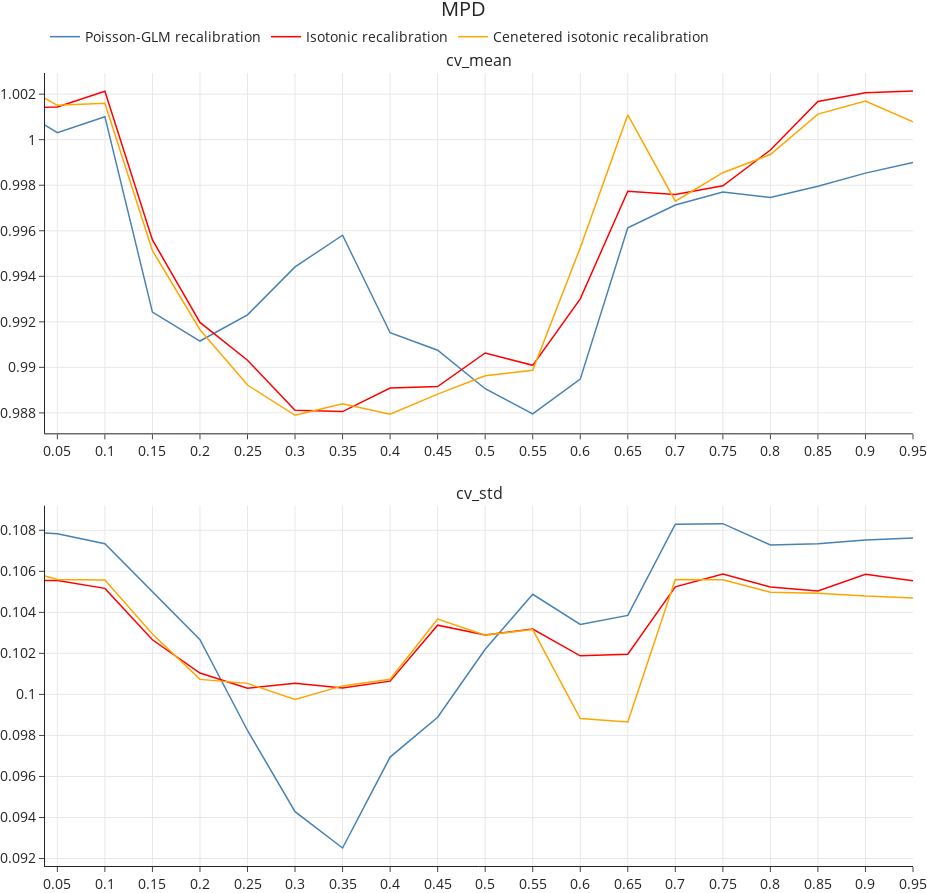

Notebook cell for this chart:
### Code cell
def get_stats_for_metric(metrics_cv_stats_lst: List[pd.DataFrame], ratios_lst: List[float], dataset: str, metric_short_name: str):
    idx = f"{dataset}_{metric_short_name}"
    df = pd.concat([metrics_cv_stats.loc[[idx],:] for metrics_cv_stats in metrics_cv_stats_lst])
    df.index = ratios_lst
    return df

def plot_means_and_std_cv_exps(metric: str, yscale: str = None):#(metric: MetricEnum):
    # metric = Metric.from_enum(metric)
    # metric_short_name = metric.get_short_name()
    # metric_name = metric.get_name()
    metric_short_name = metric
    metric_name = metric_short_name
    exp1_ts = get_stats_for_metric(exp1_metrics_cv_stats_lst, ratios_lst=ratios_lst, dataset="test", metric_short_name=metric_short_name)
    exp2_ts = get_stats_for_metric(exp2_metrics_cv_stats_lst, ratios_lst=ratios_lst, dataset="test", metric_short_name=metric_short_name)
    exp3_ts = get_stats_for_metric(exp3_metrics_cv_stats_lst, ratios_lst=ratios_lst, dataset="test", metric_short_name=metric_short_name)
    fig = plot_ts(exp1_ts, engine="plotly", name="Poisson-GLM recalibration", title=metric_name)
    plot_ts(exp2_ts, fig=fig, name="Isotonic recalibration", color="red")
    plot_ts(exp3_ts, fig=fig, name="Cenetered isotonic recalibration", color="orange")
    if yscale is not None:
        fig.update_yaxes(type=yscale)
    fig.show()

plot_means_and_std_cv_exps("MPD")

### Figure 1 — Plotly figure (JSON) as saved in the notebook; plotly's stock layout.template omitted (floating-point values rounded to 4 significant figures)
{"data": [{"legendgroup": "Poisson-GLM recalibration", "line": {"color": "steelblue", "width": 1.5}, "name": "Poisson-GLM recalibration", "opacity": 1, "showlegend": true, "type": "scatter", "x": [0.037, 0.05, 0.1, 0.15, 0.2, 0.25, 0.3, 0.35, 0.4, 0.45, 0.5, 0.55, 0.6, 0.65, 0.7, 0.75, 0.8, 0.85, 0.9, 0.95], "xaxis": "x", "y": [1.001, 1.0, 1.001, 0.9924, 0.9912, 0.9923, 0.9944, 0.9958, 0.9915, 0.9908, 0.9891, 0.988, 0.9895, 0.9961, 0.9971, 0.9977, 0.9975, 0.998, 0.9985, 0.999], "yaxis": "y"}, {"legendgroup": "Poisson-GLM recalibration", "line": {"color": "steelblue", "width": 1.5}, "name": "Poisson-GLM recalibration", "opacity": 1, "showlegend": false, "type": "scatter", "x": [0.037, 0.05, 0.1, 0.15, 0.2, 0.25, 0.3, 0.35, 0.4, 0.45, 0.5, 0.55, 0.6, 0.65, 0.7, 0.75, 0.8, 0.85, 0.9, 0.95], "xaxis": "x2", "y": [0.1079, 0.1078, 0.1073, 0.105, 0.1027, 0.09824, 0.09429, 0.09251, 0.09694, 0.09889, 0.1022, 0.1049, 0.1034, 0.1038, 0.1083, 0.1083, 0.1073, 0.1073, 0.1075, 0.1076], "yaxis": "y2"}, {"legendgroup": "Isotonic recalibration", "line": {"color": "red", "width": 1.5}, "name": "Isotonic recalibration", "opacity": 1, "type": "scatter", "x": [0.037, 0.05, 0.1, 0.15, 0.2, 0.25, 0.3, 0.35, 0.4, 0.45, 0.5, 0.55, 0.6, 0.65, 0.7, 0.75, 0.8, 0.85, 0.9, 0.95], "xaxis": "x", "y": [1.001, 1.001, 1.002, 0.9956, 0.992, 0.9903, 0.9881, 0.9881, 0.9891, 0.9892, 0.9906, 0.9901, 0.993, 0.9977, 0.9976, 0.998, 0.9995, 1.002, 1.002, 1.002], "yaxis": "y"}, {"legendgroup": "Isotonic recalibration", "line": {"color": "red", "width": 1.5}, "name": "Isotonic recalibration", "opacity": 1, "showlegend": false, "type": "scatter", "x": [0.037, 0.05, 0.1, 0.15, 0.2, 0.25, 0.3, 0.35, 0.4, 0.45, 0.5, 0.55, 0.6, 0.65, 0.7, 0.75, 0.8, 0.85, 0.9, 0.95], "xaxis": "x2", "y": [0.1056, 0.1056, 0.1052, 0.1027, 0.101, 0.1003, 0.1005, 0.1003, 0.1006, 0.1034, 0.1029, 0.1032, 0.1019, 0.102, 0.1052, 0.1059, 0.1052, 0.105, 0.1059, 0.1055], "yaxis": "y2"}, {"legendgroup": "Cenetered isotonic recalibration", "line": {"color": "orange", "width": 1.5}, "name": "Cenetered isotonic recalibration", "opacity": 1, "type": "scatter", "x": [0.037, 0.05, 0.1, 0.15, 0.2, 0.25, 0.3, 0.35, 0.4, 0.45, 0.5, 0.55, 0.6, 0.65, 0.7, 0.75, 0.8, 0.85, 0.9, 0.95], "xaxis": "x", "y": [1.002, 1.002, 1.002, 0.9951, 0.9917, 0.9892, 0.9879, 0.9884, 0.9879, 0.9888, 0.9896, 0.9899, 0.9953, 1.001, 0.9973, 0.9986, 0.9993, 1.001, 1.002, 1.001], "yaxis": "y"}, {"legendgroup": "Cenetered isotonic recalibration", "line": {"color": "orange", "width": 1.5}, "name": "Cenetered isotonic recalibration", "opacity": 1, "showlegend": false, "type": "scatter", "x": [0.037, 0.05, 0.1, 0.15, 0.2, 0.25, 0.3, 0.35, 0.4, 0.45, 0.5, 0.55, 0.6, 0.65, 0.7, 0.75, 0.8, 0.85, 0.9, 0.95], "xaxis": "x2", "y": [0.1058, 0.1056, 0.1056, 0.1029, 0.1007, 0.1005, 0.09975, 0.1004, 0.1007, 0.1037, 0.1029, 0.1032, 0.09882, 0.09866, 0.1056, 0.1056, 0.105, 0.1049, 0.1048, 0.1047], "yaxis": "y2"}], "layout": {"annotations": [{"font": {"size": 16}, "showarrow": false, "text": "cv_mean", "x": 0.5, "xanchor": "center", "xref": "paper", "y": 1, "yanchor": "bottom", "yref": "paper"}, {"font": {"size": 16}, "showarrow": false, "text": "cv_std", "x": 0.5, "xanchor": "center", "xref": "paper", "y": 0.4544, "yanchor": "bottom", "yref": "paper"}], "font": {"size": 14}, "height": 893, "hovermode": "x unified", "legend": {"orientation": "h", "x": 0, "xanchor": "left", "y": 1.045, "yanchor": "middle"}, "margin": {"b": 0, "l": 0, "r": 0, "t": 73}, "showlegend": true, "title": {"text": "MPD", "x": 0.5, "y": 0.998, "yanchor": "top"}, "width": 927, "xaxis": {"anchor": "y", "autorange": true, "domain": [0, 1], "nticks": 20, "range": [0.037, 0.95], "showgrid": true, "type": "linear"}, "xaxis2": {"anchor": "y2", "autorange": true, "domain": [0, 1], "nticks": 20, "range": [0.037, 0.95], "showgrid": true, "type": "linear"}, "yaxis": {"anchor": "x", "autorange": true, "domain": [0.5456, 1], "nticks": 10, "range": [0.9871, 1.003], "showgrid": true, "type": "linear"}, "yaxis2": {"anchor": "x2", "autorange": true, "domain": [0, 0.4544], "nticks": 10, "range": [0.09164, 0.1092], "showgrid": true, "type": "linear"}}}
